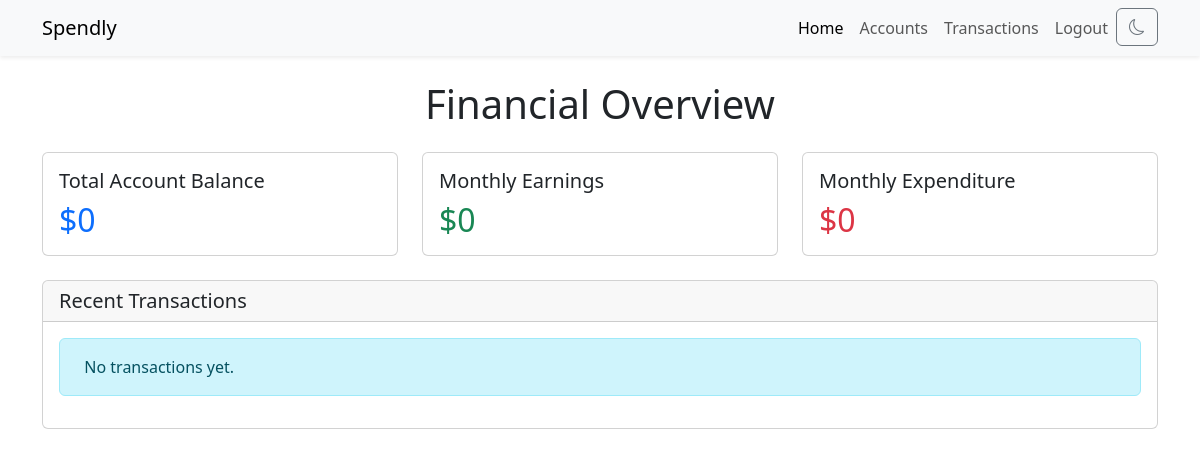
The app's page / (signed in), older data.
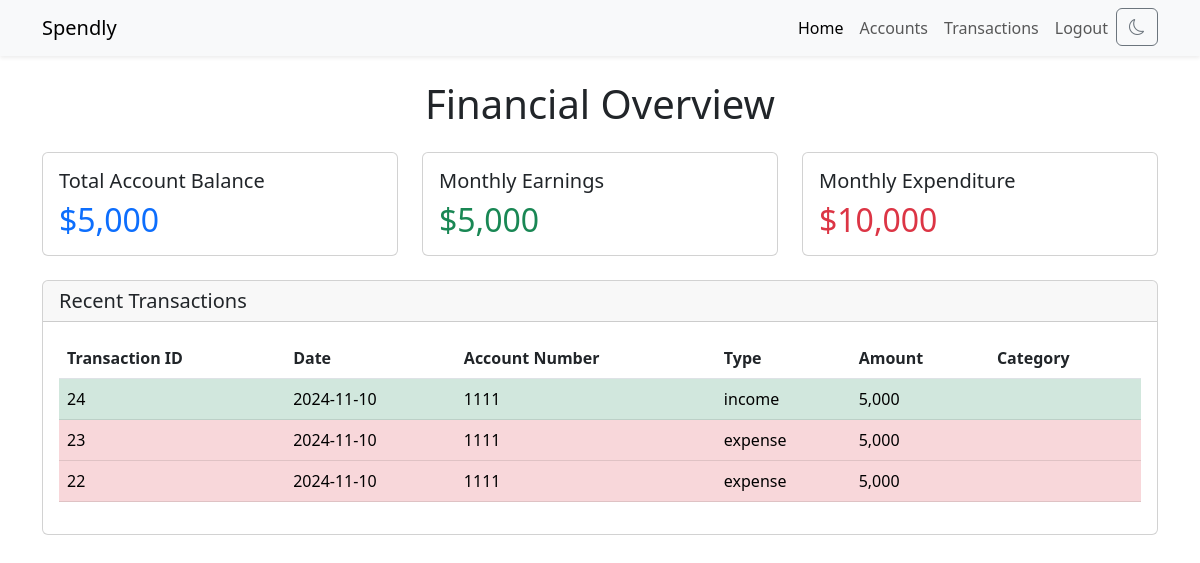
The same page, newer data.
### app.py (models this page shows, shortened)
class TransactionsTable(db.Model):
    __tablename__ = 'transactions'
    tno = db.Column(db.Integer, primary_key = True, autoincrement = True)
    userid = db.Column(db.Integer, db.ForeignKey("users.id", ondelete='CASCADE'), nullable = False)
    date = db.Column(db.String, nullable = False)
    accno = db.Column(db.Integer, db.ForeignKey("accounts.accno"), nullable = False)
    type = db.Column(db.String, nullable = False)
    amount = db.Column(db.Integer, nullable = False)
    category = db.Column(db.String)

### app.py (the view)
@app.route("/", methods = ["GET", "POST"])
@login_required
def index():
    transactions = TransactionsTable.query.filter_by(userid=current_user.id).order_by(TransactionsTable.date.desc(), TransactionsTable.tno.desc()).all()
    total = sum([i.balance for i in AccountsTable.query.filter_by(userid=current_user.id).all()])
    monthly_income = sum([i.amount if i.type == 'income' else 0 for i in TransactionsTable.query.filter(
        TransactionsTable.userid == current_user.id,
        TransactionsTable.date >= datetime.now() - timedelta(days=30)
    ).all()])
    monthly_expenditure = sum([i.amount if i.type == 'expense' else 0 for i in TransactionsTable.query.filter(
        TransactionsTable.userid == current_user.id,
        TransactionsTable.date >= datetime.now() - timedelta(days=30)
    ).all()])
    return render_template("index.html", transactions=transactions[:8], total=total, monthly_earnings=monthly_income, monthly_expenditure=monthly_expenditure, title='Dashboard')

### app.py (called while the page is built)
@login_manager.user_loader
def load_user(user_id):
    return UsersTable.query.get(int(user_id))

### templates/index.html (shortened to what this page needs)
{% extends "layout.html" %}
{% block content %}
<div class="container mt-4">
    <h1 class="mb-4 text-center">Financial Overview</h1>
    <div class="row">
        <div class="col-md-4 mb-4">
            <div class="card">
                <div class="card-body">
                    <h5 class="card-title">Total Account Balance</h5>
                    <h2 id="totalBalance" class="card-text text-primary">${{"{:,}".format(total)}}</h2>
                </div>
            </div>
        </div>
        <div class="col-md-4 mb-4">
            <div class="card">
                <div class="card-body">
                    <h5 class="card-title">Monthly Earnings</h5>
                    <h2 id="monthlyEarnings" class="card-text text-success">${{"{:,}".format(monthly_earnings)}}</h2>
                </div>
            </div>
        </div>
        <div class="col-md-4 mb-4">
            <div class="card">
                <div class="card-body">
                    <h5 class="card-title">Monthly Expenditure</h5>
                    <h2 id="monthlyExpenditure" class="card-text text-danger">${{"{:,}".format(monthly_expenditure)}}</h2>
                </div>
            </div>
        </div>
    </div>
    <div class="card mb-4">
        <div class="card-header">
            <h5 class="card-title mb-0">Recent Transactions</h5>
        </div>
        <div class="card-body">
            {% if transactions %}
            <table id="transactionsTable" class="table">
                <thead>
                    <tr>
                        <th scope="col">Transaction ID</th>
                        <th scope="col">Date</th>
                        <th scope="col">Account Number</th>
                        <th scope="col">Type</th>
                        <th scope="col">Amount</th>
                        <th scope="col">Category</th>
                    </tr>
                </thead>
                <tbody>
                    {% for transaction in transactions %}
                    {% if transaction.type == 'income' %}
                        <tr class="table-success">
                    {% else %}
                        <tr class="table-danger">
                    {% endif %}
                            <td>{{transaction.tno}}</td>
                            <td>{{transaction.date}}</td>
                            <td>{{transaction.accno}}</td>
                            <td>{{transaction.type}}</td>
                            <td>{{"{:,}".format(transaction.amount)}}</td>
                            <td>{{transaction.category}}</td>
                        </tr>
                    {% endfor %}
                </tbody>
            </table>
            {% else %}
            <div class="alert alert-info" role="info">
                 &nbsp; No transactions yet.
            </div>
            {% endif %}
        </div>
    </div>
</div>
{% endblock %}

Row changes from the older to the newer data that the page shows:
added TransactionsTable: amount "5,000"
added TransactionsTable: amount "5,000"
added TransactionsTable: amount "5,000"
Text that changed along with them:
{{ "{:,}".format(total) }}: "0" → "5,000"
{{ "{:,}".format(monthly_earnings) }}: "0" → "5,000"
{{ "{:,}".format(monthly_expenditure) }}: "0" → "10,000"
text no longer shown: "No transactions yet."
text now shown: "Transaction ID Date Account Number Type Amount Category"
